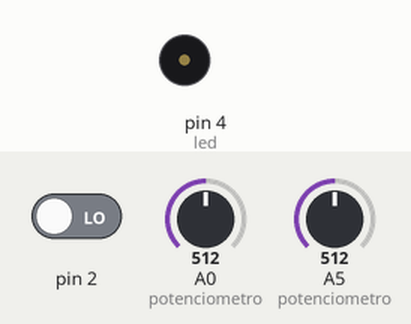
The sketch below on a simulated Arduino Uno, built with avr-gcc and run on an emulated ATmega328P. On the bench: buzzer (waves = sounding). Inputs (shaded band) come from the test bench; at power-on: pin 2 LOW, A0 (potenciometro) = 512, A5 (potenciometro) = 512.

Above: at 1.2 s.
1.3 s: pin 2 driven HIGH
2.8 s: A0 (potenciometro) set to 90
4.3 s: A0 (potenciometro) set to 77
At 5.0 s:
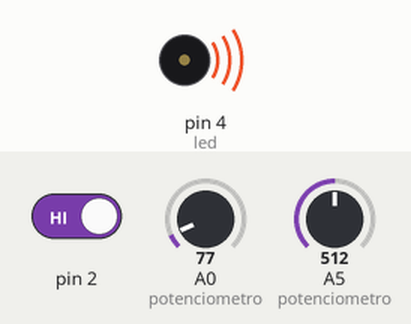
5.8 s: A0 (potenciometro) set to 122
At 6.1 s:
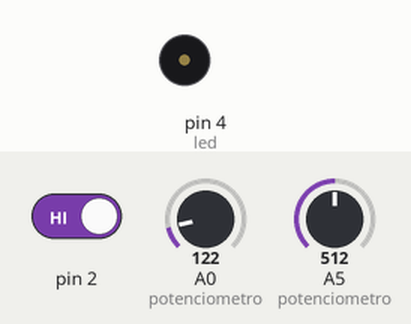
7.3 s: A0 (potenciometro) set to 6
At 8.4 s:
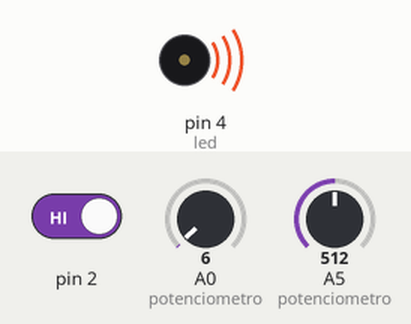
Timing chart, 0 to 9.8 s (numbered marks = the images above; inputs shaded):
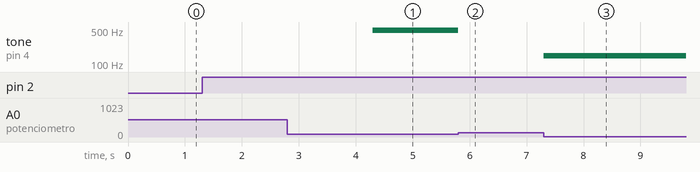

Measured:
- the behaviour switches between 85 and 84 on A0 (potenciometro) (found by bisection; images 0 and 1)
- after the input at 2.8 s, every drawn part: stays the same
- after the input at 4.3 s, tone on pin 4 (led): silent → 494 Hz at once
- after the input at 5.8 s, tone on pin 4 (led): 494 Hz → silent at once
- after the input at 7.3 s, tone on pin 4 (led): silent → 147 Hz at once

The sketch:

musicometro.ino
```cpp
#include "app.h"

class Main {
  public:
    static App app;

    static void main(){
      Main::app = App();
    }
    static void update(){
      app.update();
    }
};
App Main::app;

//mierdas de arduino
void setup(){Main::main();}
void loop(){Main::update();}
```

.nover00.cpp
```cpp
class App {
  private:
    int potenciometro = A0;
    int led = 4;
  public:
    App(){
      pinMode(potenciometro, INPUT);
      pinMode(led, OUTPUT);
    }
    void update(){
      analogWrite(led,analogRead(potenciometro));
    }
};

class Main {
  public:
    static App app;

    static void main(){
      Main::app = App();
    }
    static void update(){
      app.update();
    }
};
App Main::app;

//mierdas de arduino
void setup(){Main::main();}
void loop(){Main::update();}
```

.nover01.cpp
```cpp
class App {
  private:
    //inputs y outputs
    uint8_t potenciometro = A5;

    uint8_t zumbador = 4;

    //math
    float entrada = 0;
    float nota = 0;

    //logicas
    float iter = 0;
    float index = 0;

    int notas[16];

  public:
    App(){
      pinMode(this->zumbador, OUTPUT);
      pinMode(this->potenciometro, INPUT);

      notas[15] = 129;
      notas[14] = 147;
      notas[13] = 165;
      notas[12] = 175;
      notas[11] = 196;
      notas[10] = 220;
      notas[9] = 247;
      notas[8] = 262;
      notas[7] = 270;
      notas[6] = 294;
      notas[5] = 330;
      notas[4] = 350;
      notas[3] = 394;
      notas[2] = 440;
      notas[1] = 494;
      notas[0] = 524;
    }
    void update(){
      if (true) {
        this->entrada = analogRead(this->potenciometro)*0.2 + 100;
        this->iter = 15;
        this->nota = 0;
        for (int i = 0; i < 16; i += 1) {
          if (this->entrada <= this->notas[(int) this->iter]) {
            this->nota = this->notas[(int) this->iter];
          }
          else {
            this->iter = (this->iter - 1);
          }
        }
        tone(this->zumbador, this->nota, 100);
      }
    }
};

class Main {
  public:
    static App app;

    static void main(){
      Main::app = App();
    }
    static void update(){
      app.update();
    }
};
App Main::app;

//mierdas de arduino
void setup(){Main::main();}
void loop(){Main::update();}
```

app.h
```cpp
class App {
  private:
    //inputs y outputs
    uint8_t boton = 2;
    uint8_t potenciometro = A5;
    uint8_t ultrasonidos = A0;

    uint8_t zumbador = 4;

    //math
    float entrada = 0;
    float nota = 0;

    //logicas
    float iter = 0;
    float index = 0;

    int notas[16];

  public:
    App(){
      pinMode(this->boton, INPUT);
      pinMode(this->zumbador, OUTPUT);
      pinMode(this->potenciometro, INPUT);
      pinMode(this->ultrasonidos, INPUT);

      notas[15] = 129;
      notas[14] = 147;
      notas[13] = 165;
      notas[12] = 175;
      notas[11] = 196;
      notas[10] = 220;
      notas[9] = 247;
      notas[8] = 262;
      notas[7] = 270;
      notas[6] = 294;
      notas[5] = 330;
      notas[4] = 350;
      notas[3] = 394;
      notas[2] = 440;
      notas[1] = 494;
      notas[0] = 524;
    }
    void update(){
      if (digitalRead(this->boton)) {
        this->entrada = (analogRead(this->potenciometro) / 100) * analogRead(this->ultrasonidos) + 100;
        this->iter = 15;
        this->nota = 0;
        for (int i = 0; i < 16; i += 1) {
          if (this->entrada <= this->notas[(int) this->iter]) {
            this->nota = this->notas[(int) this->iter];
          }
          else {
            this->iter = (this->iter - 1);
          }
        }
        tone(this->zumbador, this->nota, 100);
      }
    }
};
```
